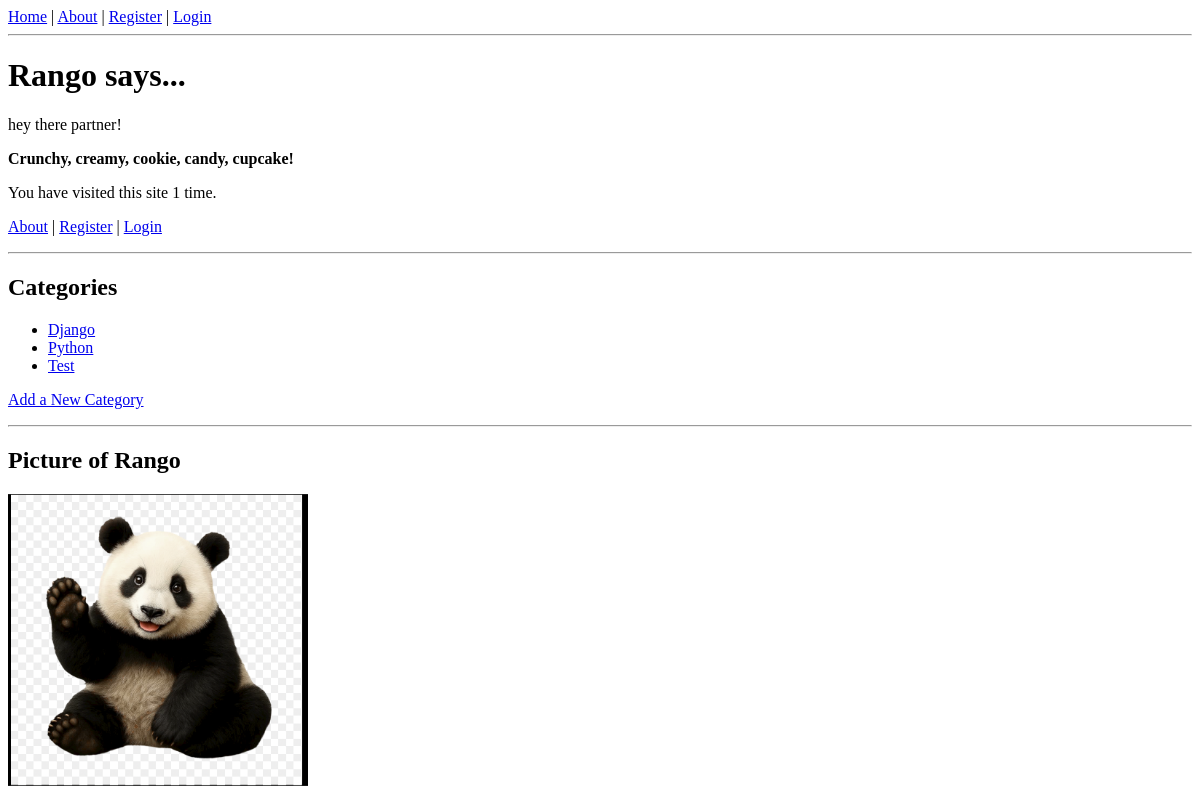
The app's page /rango/, older data.
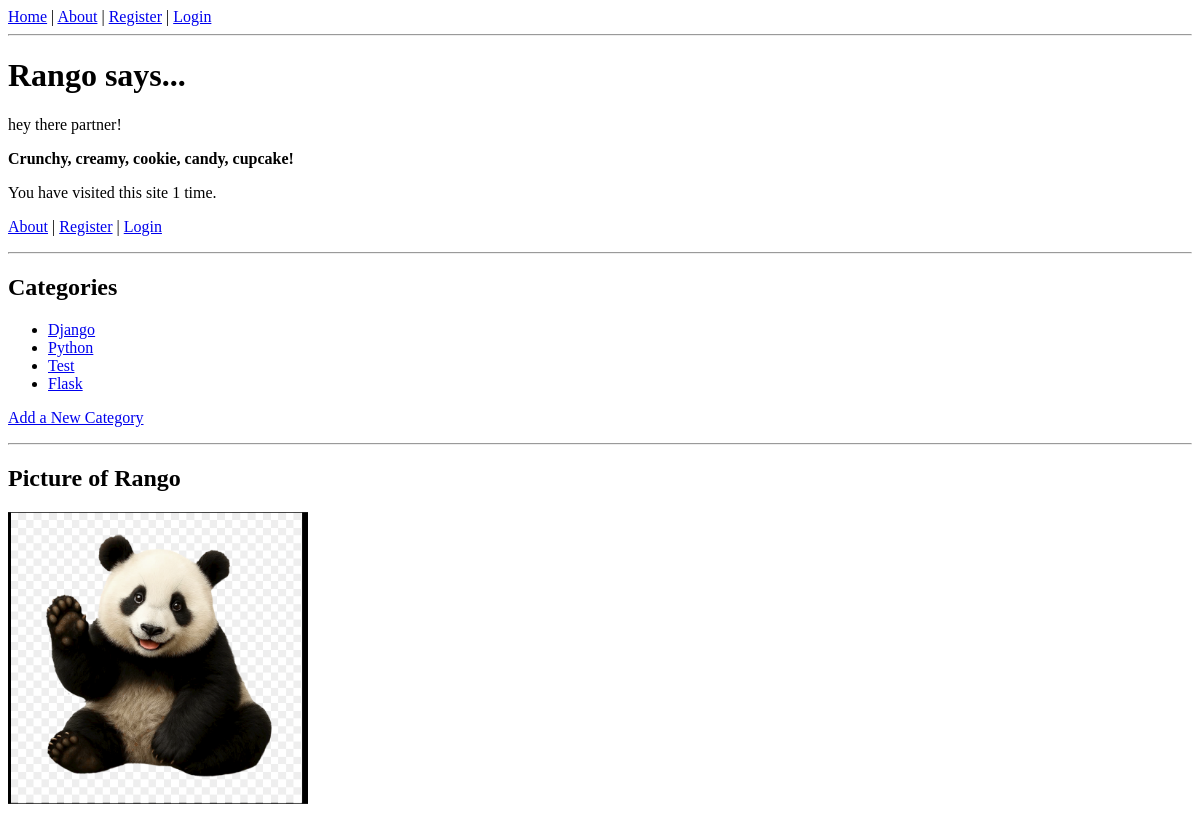
The same page, newer data.
### rango/models.py (models this page shows, shortened)
class Category(models.Model):
    name = models.CharField(max_length=128, unique=True)
    views = models.IntegerField(default=0)
    likes = models.IntegerField(default=0)
    slug = models.SlugField(unique=True, blank=True)

### rango/views.py (the view)
# urls.py: path('', views.index, name='index'),
def index(request):
    category_list = Category.objects.order_by('-likes')[:5]
    context_dict = {}
    context_dict['categories'] = category_list
    context_dict['boldmessage'] = 'Crunchy, creamy, cookie, candy, cupcake!'
    visits = request.session.get('visits', 0)
    visits += 1
    request.session['visits'] = visits
    context_dict['visits'] = visits
    return render(request, 'rango/index.html', context=context_dict)

### templates/rango/index.html (shortened to what this page needs)
{% extends 'rango/base.html' %}
{% load static %}
{% block body_block %}
<h1>Rango says...</h1>
<p>hey there partner!</p>
<p><strong>{{ boldmessage }}</strong></p>
<p>
    You have visited this site {{ visits }} time{{ visits|pluralize }}.
</p>
<p>
    <a href="{% url 'rango:about' %}">About</a> |
    <a href="{% url 'rango:register' %}">Register</a> |
    <a href="{% url 'rango:login' %}">Login</a>
</p>
<hr>
<h2>Categories</h2>
{% if categories %}
<ul>
    {% for category in categories %}
    <li>
        <a href="{% url 'rango:show_category' category.slug %}">
            {{ category.name }}
        </a>
    </li>
    {% endfor %}
</ul>
{% else %}
<p><strong>No categories present.</strong></p>
{% endif %}
<p>
    <a href="{% url 'rango:add_category' %}">Add a New Category</a>
</p>
<hr>
<h2>Picture of Rango</h2>
<img src="{% static 'images/rango.jpg' %}"
     alt="Picture of Rango"
     width="300" />
{% endblock %}

Row changes from the older to the newer data that the page shows:
added Category: name "Flask"
